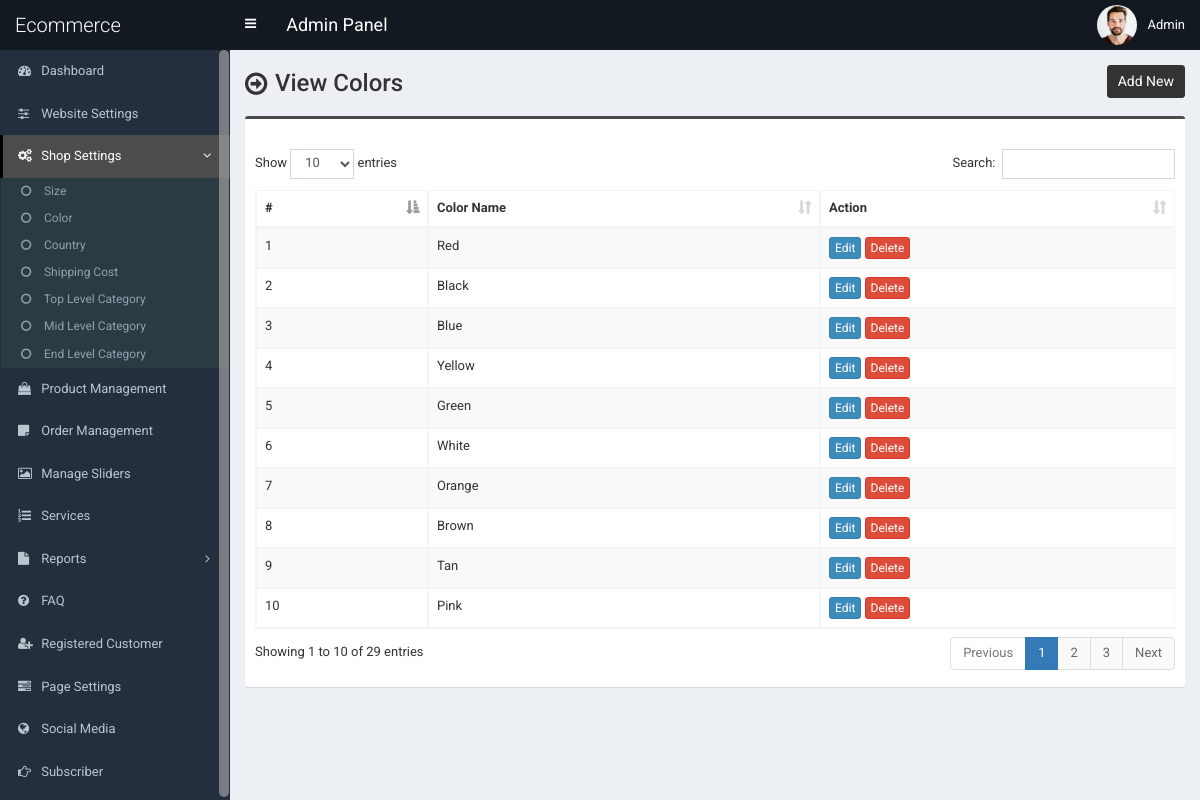
Page /index.php/color.php (signed in) on the committed database.
### tables this page shows
CREATE TABLE `tbl_color` (
  `color_id` int(11) NOT NULL,
  `color_name` varchar(255) NOT NULL
);

### index.php/color.php (the view, shortened to what this page needs)
<?php require_once('header.php'); ?>
<section class="content-header">
	<div class="content-header-left">
		<h1>View Colors</h1>
	</div>
	<div class="content-header-right">
		<a href="color-add.php" class="btn btn-primary btn-sm">Add New</a>
	</div>
</section>
<section class="content">
  <div class="row">
    <div class="col-md-12">
      <div class="box box-info">
        <div class="box-body table-responsive">
          <table id="example1" class="table table-bordered table-hover table-striped">
			<thead>
			    <tr>
			        <th>#</th>
			        <th>Color Name</th>
			        <th>Action</th>
			    </tr>
			</thead>
            <tbody>
            	<?php
            	$i=0;
            	$statement = $pdo->prepare("SELECT * FROM tbl_color ORDER BY color_id ASC");
            	$statement->execute();
            	$result = $statement->fetchAll(PDO::FETCH_ASSOC);
            	foreach ($result as $row) {
            		$i++;
            		?>
					<tr>
	                    <td><?php echo $i; ?></td>
	                    <td><?php echo $row['color_name']; ?></td>
	                    <td>
	                        <a href="color-edit.php?id=<?php echo $row['color_id']; ?>" class="btn btn-primary btn-xs">Edit</a>
	                        <a href="#" class="btn btn-danger btn-xs" data-href="color-delete.php?id=<?php echo $row['color_id']; ?>" data-toggle="modal" data-target="#confirm-delete">Delete</a>
	                    </td>
	                </tr>
            		<?php
            	}
            	?>
            </tbody>
          </table>
        </div>
      </div>
</section>
<?php require_once('footer.php'); ?>

### index.php/style.css (style rules this page uses)
body { font-size: 13px; font-family: "Roboto", sans-serif; }
.content-header > h1, .content-header .content-header-left h1 { font-family: "Roboto", sans-serif; }
.box-info { padding-top: 20px; }
.content-header { overflow: hidden; }
.content-header .content-header-left { float: left; padding-top: 5px; }
.content-header .content-header-right { float: right; }
.content-header .content-header-left h1 { margin-top: 0; margin-bottom: 0; padding-left: 30px; padding-bottom: 5px; font-size: 24px; position: relative; }
.content-header .content-header-left h1:before { position: absolute; top: 0; left: 0; font-family: "FontAwesome", sans-serif; font-size: 26px; content: "\f18e"; }
.content-header .content-header-right a { position: relative; font-size: 14px; }
.box.box-info { border-top-color: #4c4c4c; }
.content-header .content-header-right a { background-color: #333333; border-color: #333333; }

### rows in the picture
tbl_color: color_name "Red"
tbl_color: color_name "Black"
tbl_color: color_name "Blue"
tbl_color: color_name "Yellow"
tbl_color: color_name "Green"
tbl_color: color_name "White"
tbl_color: color_name "Orange"
tbl_color: color_name "Brown"
tbl_color: color_name "Tan"
tbl_color: color_name "Pink"

### other values in the picture
$_SESSION['user']['full_name'] "Admin"
